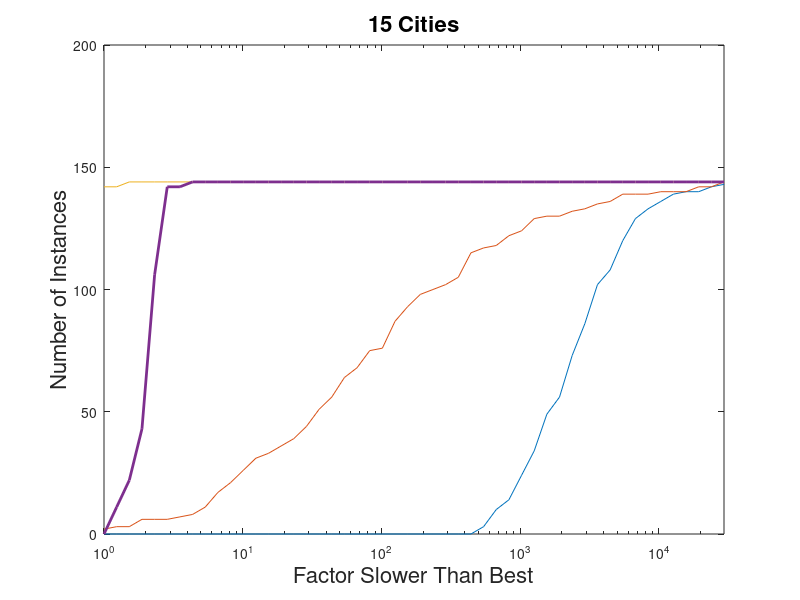

The MATLAB script that drew this image: (Note: this script raises an error after producing the figure.)
f = csvread('perf15.csv');
m = min(f,[],2);
r = [f(:,1)./m, f(:,2)./m, f(:,3)./m, f(:,4)./m];

r_prune = [];
m_prune = [];

for i = 1:size(r)
    if any(isnan(r(i,:)))
        continue
    else
        r_prune = [r_prune; r(i,:)];
        m_prune = [m_prune; m(i)];
    end
end

gridpoints = logspace(0,log10(max(max(r_prune))),50);

Enum = [];
OT = [];
BC = [];
BHK = [];

co = [  0    0.4470    0.7410;
    0.8500    0.3250    0.0980;
    0.9290    0.6940    0.1250;
    0.4940    0.1840    0.5560;
    0.4660    0.6740    0.1880;
    0.3010    0.7450    0.9330;
    0.6350    0.0780    0.1840];
set(groot,'defaultAxesColorOrder',co)

for g = gridpoints
    Enum = [Enum; sum(r_prune(:,1) <= g)];
    OT = [OT; sum(r_prune(:,2) <= g)];
    BC = [BC; sum(r_prune(:,3) <= g)];
    BHK = [BHK; sum(r_prune(:,4) <= g)];
end

figure(1);
h = semilogx(gridpoints,Enum,'-',gridpoints,OT,'-',gridpoints,BC,'-',gridpoints,BHK,'-','LineWidth',2);
set(h(1),'Color',co(1,:));
set(h(2),'Color',co(2,:));
set(h(3),'Color',co(3,:));
set(h(4),'Color',co(4,:));
xlim([1 max(max(r_prune))]);
xlabel('Factor Slower Than Best','FontSize',16);
ylabel('Number of Instances','FontSize',16);
title('15 Cities','FontSize',16);
legend('Enumeration','HK 1-Trees','Branch & Cut','BHK Dynamic Programming','Location','SE');